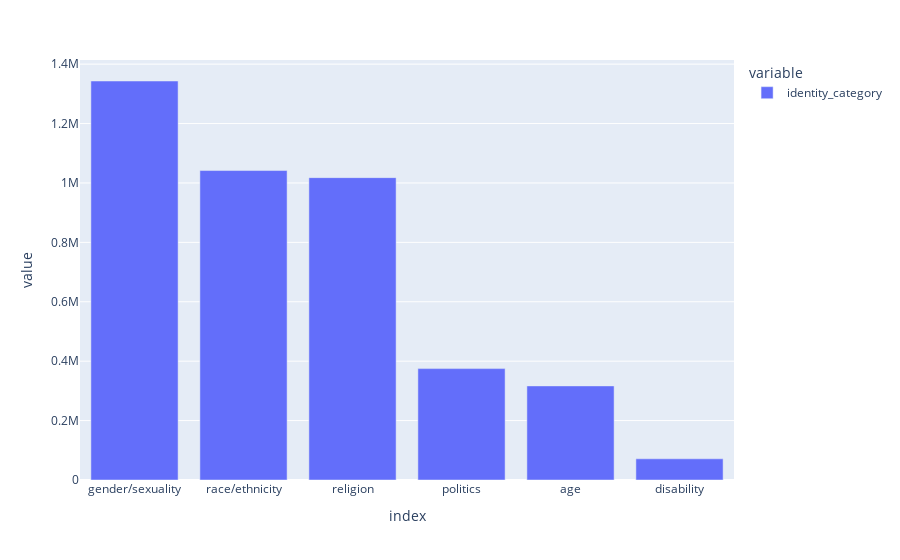

Source (notebook cell):
### Code cell
import plotly.express as px
pd.options.plotting.backend = 'plotly'

fig = px.bar(cat_freq)
fig.show()

### Figure 1 — Plotly figure (JSON) as saved in the notebook; plotly's stock layout.template omitted (floating-point values rounded to 4 significant figures)
{"data": [{"alignmentgroup": "True", "hovertemplate": "variable=identity_category<br>index=%{x}<br>value=%{y}<extra></extra>", "legendgroup": "identity_category", "marker": {"color": "#636efa", "pattern": {"shape": ""}}, "name": "identity_category", "offsetgroup": "identity_category", "orientation": "v", "showlegend": true, "textposition": "auto", "type": "bar", "x": ["gender/sexuality", "race/ethnicity", "religion", "politics", "age", "disability"], "xaxis": "x", "y": [1343228, 1041795, 1017879, 375005, 316780, 71370], "yaxis": "y"}], "layout": {"autosize": true, "barmode": "relative", "legend": {"title": {"text": "variable"}, "tracegroupgap": 0}, "margin": {"t": 60}, "xaxis": {"anchor": "y", "autorange": true, "domain": [0, 1], "range": [-0.5, 5.5], "title": {"text": "index"}, "type": "category"}, "yaxis": {"anchor": "x", "autorange": true, "domain": [0, 1], "range": [0, 1414000.0], "title": {"text": "value"}, "type": "linear"}}}
